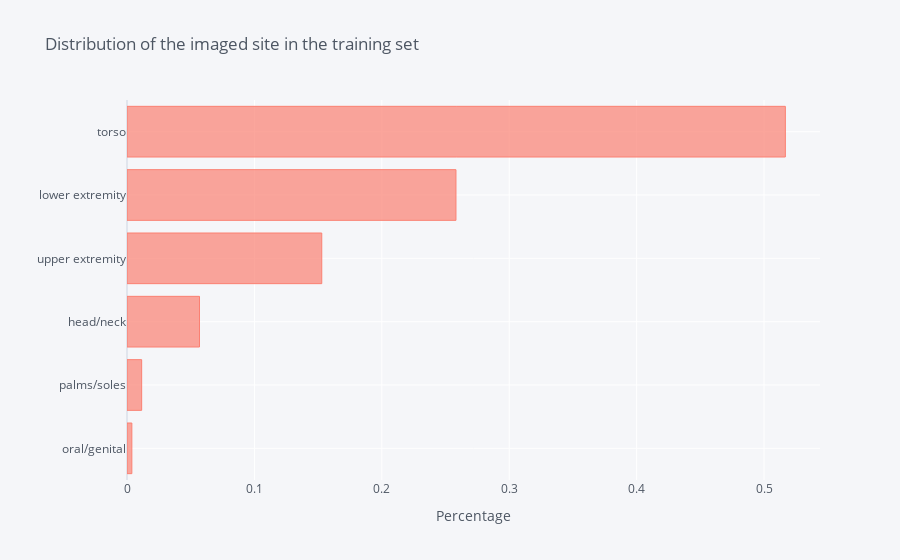

This figure's notebook cell:
### Code cell
train_df['anatom_site_general_challenge'].value_counts(normalize=True).sort_values().iplot(kind='barh',
                                                                                           xTitle='Percentage',
                                                                                           
                                                                                           opacity=0.7,
                                                                                           color='#FB8072',
                                                                                           theme='pearl',
                                                                                           bargap=0.2,
                                                                                           gridcolor='white',
                                                                                           title='Distribution of the imaged site in the training set')

### Figure 1 — Plotly figure (JSON) as saved in the notebook; plotly's stock layout.template omitted (floating-point values rounded to 4 significant figures)
{"data": [{"marker": {"color": "rgba(251, 128, 114, 0.7)", "line": {"color": "rgba(251, 128, 114, 1.0)", "width": 1}}, "name": "anatom_site_general_challenge", "orientation": "h", "text": "", "type": "bar", "x": [0.003804, 0.0115, 0.0569, 0.1529, 0.2582, 0.5167], "y": ["oral/genital", "palms/soles", "head/neck", "upper extremity", "lower extremity", "torso"]}], "layout": {"bargap": 0.2, "legend": {"bgcolor": "#F5F6F9", "font": {"color": "#4D5663"}}, "paper_bgcolor": "#F5F6F9", "plot_bgcolor": "#F5F6F9", "title": {"font": {"color": "#4D5663"}, "text": "Distribution of the imaged site in the training set"}, "xaxis": {"gridcolor": "white", "showgrid": true, "tickfont": {"color": "#4D5663"}, "title": {"font": {"color": "#4D5663"}, "text": "Percentage"}, "zerolinecolor": "#E1E5ED"}, "yaxis": {"gridcolor": "white", "showgrid": true, "tickfont": {"color": "#4D5663"}, "title": {"font": {"color": "#4D5663"}, "text": ""}, "zerolinecolor": "#E1E5ED"}}}
